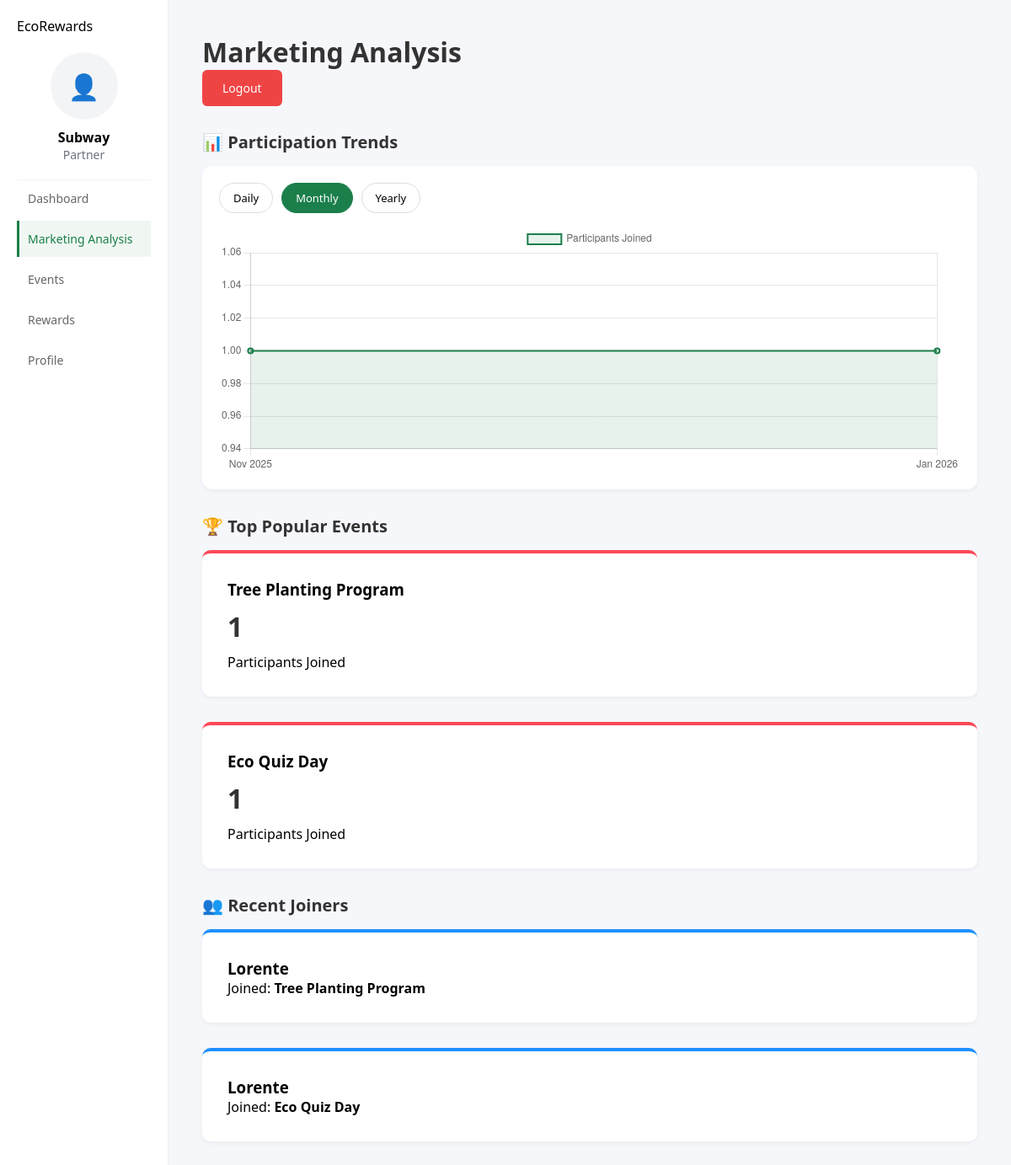
Screenshot of /Partners/partner/marketing.php (signed in) with the database file from the repository.
### tables this page shows
CREATE TABLE `partners` (
  `id` int(11) NOT NULL,
  `name` varchar(100) NOT NULL,
  `company_image` varchar(250) NOT NULL,
  `email` varchar(100) NOT NULL,
  `password` varchar(200) NOT NULL,
  `contact_person` varchar(150) NOT NULL,
  `phone` varchar(150) NOT NULL,
  `address` varchar(250) NOT NULL,
  `created_at` varchar(50) NOT NULL DEFAULT current_timestamp()
);

CREATE TABLE `users` (
  `id` int(11) NOT NULL,
  `fullname` varchar(50) NOT NULL,
  `password` varchar(100) NOT NULL,
  `profile_image` varchar(250) NOT NULL,
  `email` varchar(50) NOT NULL,
  `phone` varchar(50) NOT NULL,
  `role` enum('student','staff') NOT NULL,
  `user_points` int(11) NOT NULL,
  `created_at` varchar(50) NOT NULL
);

CREATE TABLE `events` (
  `id` int(11) NOT NULL,
  `name` varchar(30) NOT NULL,
  `description` varchar(100) NOT NULL,
  `image` varchar(250) NOT NULL,
  `start_date` datetime NOT NULL,
  `end_date` datetime NOT NULL,
  `points_reward` int(11) NOT NULL,
  `admins_id` int(11) NOT NULL,
  `partners_id` int(11) NOT NULL,
  `approved_by` int(11) NOT NULL,
  `status` enum('active','pending','upcoming','ended') NOT NULL,
  `created_at` datetime NOT NULL
);

### Partners/partner/marketing.php (the view, shortened to what this page needs)
<?php
include "../php/db.php";
$partnerId = $_SESSION['partner_id'];
$query = "SELECT * FROM partners WHERE id = '$partnerId'";
$result = mysqli_query($conn, $query);
$partner = mysqli_fetch_assoc($result);
$eventTrendQuery = "SELECT DATE_FORMAT(e.start_date, '%b %Y') as label, COUNT(l.id) as total
                    FROM event_logs l
                    JOIN events e ON l.events_id = e.id
                    WHERE e.partners_id = $partnerId
                    GROUP BY label ORDER BY e.start_date ASC";
$resTrend = mysqli_query($conn, $eventTrendQuery);
$monthlyLabels = []; $monthlyData = [];
while($row = mysqli_fetch_assoc($resTrend)) {
    $monthlyLabels[] = $row['label'];
    $monthlyData[] = $row['total'];
}
$dailyQuery = "SELECT DATE_FORMAT(e.start_date, '%Y-%m-%d') as label, COUNT(l.id) as total
               FROM event_logs l
               JOIN events e ON l.events_id = e.id
               WHERE e.partners_id = $partnerId
               GROUP BY label ORDER BY e.start_date ASC";
$resDaily = mysqli_query($conn, $dailyQuery);
$dailyLabels = []; $dailyData = [];
while($row = mysqli_fetch_assoc($resDaily)) {
    $dailyLabels[] = $row['label'];
    $dailyData[] = $row['total'];
}
$yearlyQuery = "SELECT DATE_FORMAT(e.start_date, '%Y') as label, COUNT(l.id) as total
                FROM event_logs l
                JOIN events e ON l.events_id = e.id
                WHERE e.partners_id = $partnerId
                GROUP BY label ORDER BY label ASC";
$resYearly = mysqli_query($conn, $yearlyQuery);
$yearlyLabels = []; $yearlyData = [];
while($row = mysqli_fetch_assoc($resYearly)) {
    $yearlyLabels[] = $row['label'];
    $yearlyData[] = $row['total'];
}
$resTop = mysqli_query($conn, "SELECT e.name, COUNT(l.id) as total
                               FROM events e
                               JOIN event_logs l ON e.id = l.events_id
                               WHERE e.partners_id = $partnerId
                               GROUP BY e.id ORDER BY total DESC LIMIT 3");
$resPart = mysqli_query($conn, "SELECT u.fullname, e.name as event_name
                                FROM event_logs l
                                JOIN users u ON l.users_id = u.id
                                JOIN events e ON l.events_id = e.id
                                WHERE e.partners_id = $partnerId
                                ORDER BY l.id DESC LIMIT 4");
?>
<!DOCTYPE html>
<html>
<head>
    <link rel="stylesheet" href="../assets/style.css">
</head>
<body>
<div class="app-layout">
    <aside class="sidebar">
        <div class="sidebar-top">
            <div class="logo">EcoRewards</div>
        </div>
        <div class="profile" style="padding: 20px; text-align: center; border-bottom: 1px solid #f3f4f6;">
            <div class="avatar-circle" style="width: 80px; height: 80px; margin: 0 auto 10px; background: #f3f4f6; border-radius: 50%; display: flex; align-items: center; justify-content: center; overflow: hidden;">
                <?php
                $imagePath = "../image/" . $partner['name'] . ".png";
            if (file_exists($imagePath)) {
                echo '<img src="' . htmlspecialchars($imagePath) . '" alt="Profile" style="width:100%; height:100%; object-fit:cover;">';
        } else {
            echo '<span style="font-size: 30px;">👤</span>'
        ;}
        ?>
        </div>
        <div class="profile-info">
                <div class="name" style="font-weight: bold; font-size: 16px;"><?= htmlspecialchars($partner['name']) ?></div>
                <div class="role" style="color: #6b7280; font-size: 14px;">Partner</div>
            </div>
        </div>
        <nav class="nav">
            <a href="partner_homepage.php" class="nav-item">Dashboard</a>
            <a href="marketing.php" class="nav-item active">Marketing Analysis</a>
            <a href="events/events.php" class="nav-item ">Events</a>
            <a href="rewards/rewards.php" class="nav-item">Rewards</a>
            <a href="profile.php" class="nav-item">Profile</a>
        </nav>
    </aside>
    <main class="content">
        <header class="main-header">
            <div>
                <h1>Marketing Analysis</h1>
            </div>
                <a href="../../User/php/login.php" class="btn" style="background-color: #ef4444; text-decoration: none; color: white;">Logout</a>
        </header>
    <h2 class="sec-title">📊 Participation Trends</h2>
        <div class="chart-wrapper">
            <div class="chart-controls">
                <button class="btn-filter" onclick="updateChart('daily')" id="btnDaily">Daily</button>
                <button class="btn-filter active" onclick="updateChart('monthly')" id="btnMonthly">Monthly</button>
                <button class="btn-filter" onclick="updateChart('yearly')" id="btnYearly">Yearly</button>
            </div>
            <canvas id="participationChart" height="100"></canvas>
        </div>
        <h2 class="sec-title">🏆 Top Popular Events</h2>
        <div class="grid-3">
            <?php while($row = mysqli_fetch_assoc($resTop)): ?>
                <div class="card" style="border-top: 4px solid #ff4757;">
                    <h3><?php echo htmlspecialchars($row['name']); ?></h3>
                    <h1 style="margin: 10px 0; color:#333;"><?php echo $row['total']; ?></h1>
                    <p>Participants Joined</p>
                </div>
            <?php endwhile; ?>
        </div>
        <h2 class="sec-title">👥 Recent Joiners</h2>
        <div class="grid-3">
            <?php while($row = mysqli_fetch_assoc($resPart)): ?>
                <div class="card" style="border-top: 4px solid #1e90ff;">
                    <h3><?php echo htmlspecialchars($row['fullname']); ?></h3>
                    <p>Joined: <b><?php echo htmlspecialchars($row['event_name']); ?></b></p>
                </div>
            <?php endwhile; ?>
        </div>
    </main>
</div>
<script>
    // 1. PHP Data passed to JavaScript
    const dataDaily = {
        labels: <?php echo json_encode($dailyLabels); ?>,
        values: <?php echo json_encode($dailyData); ?>
    };
    const dataMonthly = {
        labels: <?php echo json_encode($monthlyLabels); ?>,
        values: <?php echo json_encode($monthlyData); ?>
    };
    const dataYearly = {
        labels: <?php echo json_encode($yearlyLabels); ?>,
        values: <?php echo json_encode($yearlyData); ?>
    };
    // 2. Initialize Chart
    const ctx = document.getElementById('participationChart').getContext('2d');
    let myChart = new Chart(ctx, {
        type: 'line', // Line charts are best for time trends
        data: {
            labels: dataMonthly.labels, // Default to Monthly
            datasets: [{
                label: 'Participants Joined',
                data: dataMonthly.values,
                borderColor: '#1b7f4b',
                backgroundColor: 'rgba(27, 127, 75, 0.1)',
                borderWidth: 2,
                fill: true,
                tension: 0.3 // Makes line curvy
            }]
        },
        options: { responsive: true }
    });
    // 3. Function to Switch Data (The Filter Logic)
    function updateChart(period) {
        // Reset button styles
        document.querySelectorAll('.btn-filter').forEach(b => b.classList.remove('active'));
        let newData;
        if(period === 'daily') {
            newData = dataDaily;
            document.getElementById('btnDaily').classList.add('active');
        } else if(period === 'monthly') {
            newData = dataMonthly;
            document.getElementById('btnMonthly').classList.add('active');
        } else {
            newData = dataYearly;
            document.getElementById('btnYearly').classList.add('active');
        }
        // Update Chart
        myChart.data.labels = newData.labels;
        myChart.data.datasets[0].data = newData.values;
        myChart.update();
    }
</script>
</body>
</html>

### Partners/assets/style.css (style rules this page uses)
* { margin: 0; padding: 0; box-sizing: border-box; font-family: 'Segoe UI', Tahoma, Geneva, Verdana, sans-serif; }
body { background: #f6f7fb; }
.app-layout, .container { display: flex; }
.app-layout { min-height: calc(100vh - 60px); }
.sidebar { width: 200px; background: #ffffff; border-right: 1px solid #eee; padding: 20px; }
nav { display: flex; flex-direction: column; }
nav a { padding: 12px 10px; text-decoration: none; color: #666; border-left: 3px solid transparent; margin-bottom: 5px; font-size: 14px; }
nav a:hover, nav a.active { background: #f0f7f3; border-left-color: #1b7f4b; color: #1b7f4b; }
.main, .content { flex: 1; padding: 40px; overflow-y: auto; }
.main-header { margin-bottom: 40px; }
.main-header h1 { font-size: 32px; color: #333; margin-bottom: 10px; font-weight: 600; }
.card { background: white; border-radius: 10px; padding: 30px; box-shadow: 0 2px 5px rgba(0,0,0,0.05); margin-bottom: 30px; }
.btn { padding: 12px 24px; border: none; border-radius: 6px; font-size: 14px; cursor: pointer; font-weight: 500; transition: background 0.3s; }

### Partners/partner/marketing.php (style rules this page uses)
.chart-wrapper { background: white; padding: 20px; border-radius: 12px; margin-bottom: 30px; box-shadow: 0 2px 5px rgba(0,0,0,0.05); }
.chart-controls { display: flex; gap: 10px; margin-bottom: 15px; }
.btn-filter { padding: 8px 16px; border: 1px solid #ddd; background: white; border-radius: 20px; cursor: pointer; font-size: 13px; }
.btn-filter.active { background: #1b7f4b; color: white; border-color: #1b7f4b; }
.sec-title { font-size: 20px; margin: 30px 0 15px; color: #333; }

### rows the page displays
partners: name "Subway"
users: fullname "Lorente", events.name "Tree Planting Program", events.name "Eco Quiz Day"

### other values shown
$row['name'] "Tree Planting Program"
$row['total'] "1"
$row['name'] "Eco Quiz Day"
chart data {{ json_encode($monthlyData) }} ["1","1"]
